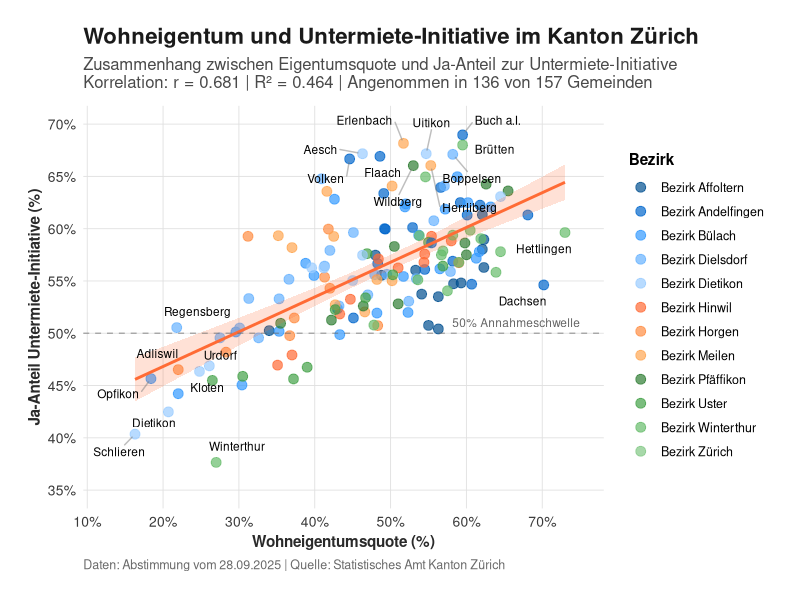
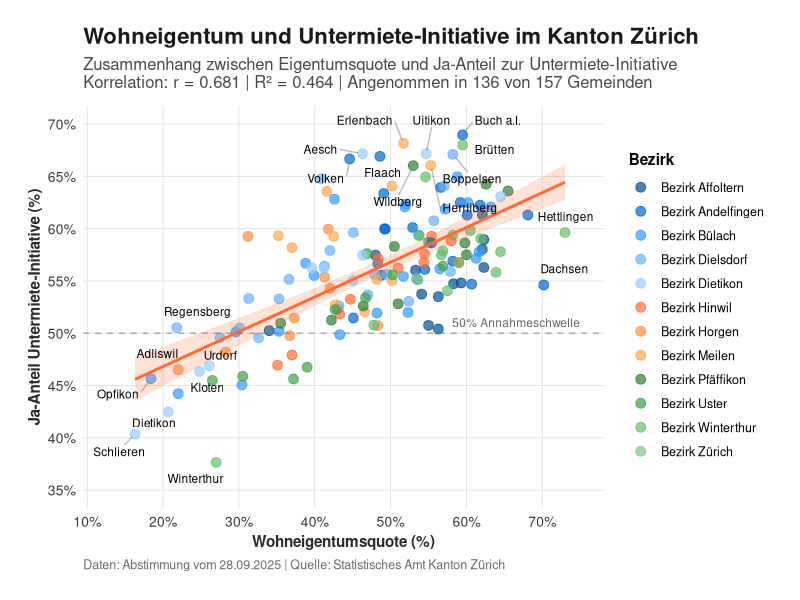
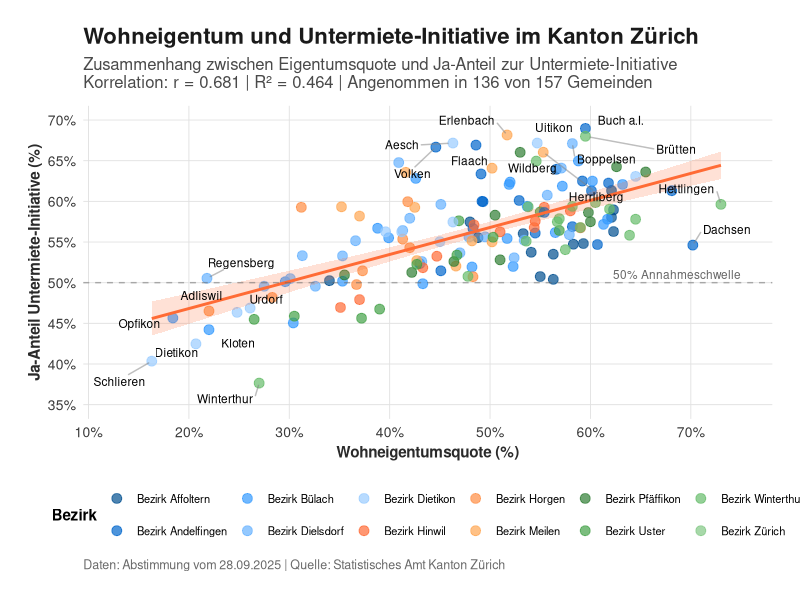

Here is the R script that generated these plots, in order:
library(ggplot2)
library(dplyr)
library(readr)
library(scales)
library(ggrepel)

# Daten einlesen
data <- read_csv("merged_election_ownership.csv")

# Daten filtern - nur Gemeinden mit vollständigen Daten
data_clean <- data %>%
  filter(!is.na(Ja_Prozent_Untermiete) & !is.na(Eigentumsobjekte_Prozent))

# Korrelation berechnen
correlation <- cor(data_clean$Eigentumsobjekte_Prozent, 
                   data_clean$Ja_Prozent_Untermiete, 
                   use = "complete.obs")

# Lineare Regression für R²
model <- lm(Ja_Prozent_Untermiete ~ Eigentumsobjekte_Prozent, data = data_clean)
r_squared <- summary(model)$r.squared

# Hauptplot erstellen
p <- ggplot(data_clean, aes(x = Eigentumsobjekte_Prozent, y = Ja_Prozent_Untermiete)) +
  # Punkte mit Bezirk-Färbung
  geom_point(aes(color = Bezirk), size = 3, alpha = 0.7) +
  
  # Regressionslinie mit Konfidenzintervall
  geom_smooth(method = "lm", se = TRUE, color = "#FF6B35", fill = "#FF6B35", alpha = 0.2) +
  
  # 50% Linie für Annahme/Ablehnung
  geom_hline(yintercept = 50, linetype = "dashed", color = "#666666", alpha = 0.5) +
  annotate("text", x = 75, y = 51, label = "50% Annahmeschwelle", 
           size = 3, color = "#666666", hjust = 1) +
  
  # Labels für einige interessante Gemeinden
  geom_text_repel(
    data = data_clean %>% 
      filter(Eigentumsobjekte_Prozent > 70 | 
             Eigentumsobjekte_Prozent < 25 |
             Ja_Prozent_Untermiete > 65 |
             Ja_Prozent_Untermiete < 45),
    aes(label = GEBIET_NAME),
    size = 3,
    box.padding = 0.5,
    point.padding = 0.3,
    segment.color = "grey50",
    segment.alpha = 0.5,
    max.overlaps = 15
  ) +
  
  # Achsenbeschriftungen
  labs(
    title = "Wohneigentum und Untermiete-Initiative im Kanton Zürich",
    subtitle = paste0("Zusammenhang zwischen Eigentumsquote und Ja-Anteil zur Untermiete-Initiative\n",
                      "Korrelation: r = ", round(correlation, 3), " | R² = ", round(r_squared, 3),
                      " | Angenommen in ", sum(data_clean$Untermiete_Angenommen), " von ", 
                      nrow(data_clean), " Gemeinden"),
    x = "Wohneigentumsquote (%)",
    y = "Ja-Anteil Untermiete-Initiative (%)",
    color = "Bezirk",
    caption = "Daten: Abstimmung vom 28.09.2025 | Quelle: Statistisches Amt Kanton Zürich"
  ) +
  
  # Theme anpassen für LinkedIn
  theme_minimal(base_size = 12) +
  theme(
    plot.title = element_text(size = 16, face = "bold", color = "#1a1a1a"),
    plot.subtitle = element_text(size = 12, color = "#4a4a4a", margin = margin(b = 10)),
    plot.caption = element_text(size = 9, color = "#6a6a6a", hjust = 0),
    axis.title = element_text(size = 11, face = "bold", color = "#2a2a2a"),
    axis.text = element_text(size = 10, color = "#3a3a3a"),
    legend.title = element_text(size = 11, face = "bold"),
    legend.text = element_text(size = 9),
    legend.position = "right",
    panel.grid.minor = element_blank(),
    panel.grid.major = element_line(color = "#e0e0e0", linewidth = 0.3),
    plot.background = element_rect(fill = "white", color = NA),
    panel.background = element_rect(fill = "white", color = NA),
    plot.margin = margin(20, 20, 20, 20)
  ) +
  
  # Achsen formatieren
  scale_x_continuous(
    breaks = seq(10, 80, by = 10),
    labels = function(x) paste0(x, "%"),
    limits = c(min(data_clean$Eigentumsobjekte_Prozent) - 2, 
               max(data_clean$Eigentumsobjekte_Prozent) + 2)
  ) +
  scale_y_continuous(
    breaks = seq(35, 70, by = 5),
    labels = function(x) paste0(x, "%"),
    limits = c(35, 70)
  ) +
  
  # Farbpalette für Bezirke
  scale_color_manual(values = c(
    "#004F90", "#0066CC", "#3399FF", "#66B2FF", 
    "#99CCFF", "#FF6B35", "#FF8C42", "#FFA652",
    "#2E7D32", "#43A047", "#66BB6A", "#81C784"
  ))

# Plot speichern in hoher Qualität für LinkedIn
ggsave("LinkedIn_Untermiete_Grafik.png", 
       plot = p, 
       width = 12, 
       height = 6.75, 
       dpi = 150,
       bg = "white")

# Zusätzlich eine quadratische Version
p_square <- p + 
  theme(legend.position = "bottom",
        legend.box = "horizontal",
        legend.text = element_text(size = 8)) +
  guides(color = guide_legend(nrow = 2))

ggsave("LinkedIn_Untermiete_Grafik_square.png", 
       plot = p_square, 
       width = 8, 
       height = 8, 
       dpi = 150,
       bg = "white")

# Statistiken ausgeben
cat("\n=== UNTERMIETE-INITIATIVE: STATISTISCHE ZUSAMMENFASSUNG ===\n")
cat("Anzahl Gemeinden:", nrow(data_clean), "\n")
cat("Korrelation (Pearson):", round(correlation, 4), "\n")
cat("R²:", round(r_squared, 4), "\n")
cat("Steigung:", round(coef(model)[2], 4), "\n")
cat("p-Wert:", format.pval(summary(model)$coefficients[2,4], digits = 4), "\n")
cat("Gemeinden mit Annahme (>50%):", sum(data_clean$Untermiete_Angenommen), "\n")
cat("Gemeinden mit Ablehnung (<50%):", sum(!data_clean$Untermiete_Angenommen), "\n\n")

# Gemeinden nahe der 50% Schwelle
cat("Gemeinden nahe der 50% Schwelle (49-51%):\n")
data_clean %>%
  filter(Ja_Prozent_Untermiete >= 49 & Ja_Prozent_Untermiete <= 51) %>%
  arrange(Ja_Prozent_Untermiete) %>%
  select(GEBIET_NAME, Eigentumsobjekte_Prozent, Ja_Prozent_Untermiete) %>%
  print()

print(p)
